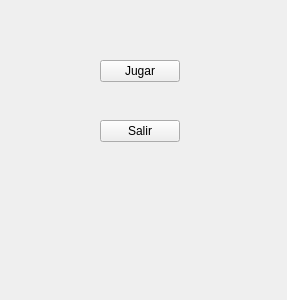
<?xml version="1.0" encoding="UTF-8"?>
<ui version="4.0">
 <class>jugarOSalir</class>
 <widget class="QWidget" name="jugarOSalir">
  <property name="geometry">
   <rect>
    <x>0</x>
    <y>0</y>
    <width>287</width>
    <height>300</height>
   </rect>
  </property>
  <property name="windowTitle">
   <string>Form</string>
  </property>
  <widget class="QPushButton" name="pushButton">
   <property name="geometry">
    <rect>
     <x>100</x>
     <y>60</y>
     <width>80</width>
     <height>22</height>
    </rect>
   </property>
   <property name="text">
    <string>Jugar</string>
   </property>
  </widget>
  <widget class="QPushButton" name="pushButton_2">
   <property name="geometry">
    <rect>
     <x>100</x>
     <y>120</y>
     <width>80</width>
     <height>22</height>
    </rect>
   </property>
   <property name="text">
    <string>Salir</string>
   </property>
  </widget>
 </widget>
 <resources/>
 <connections/>
</ui>
